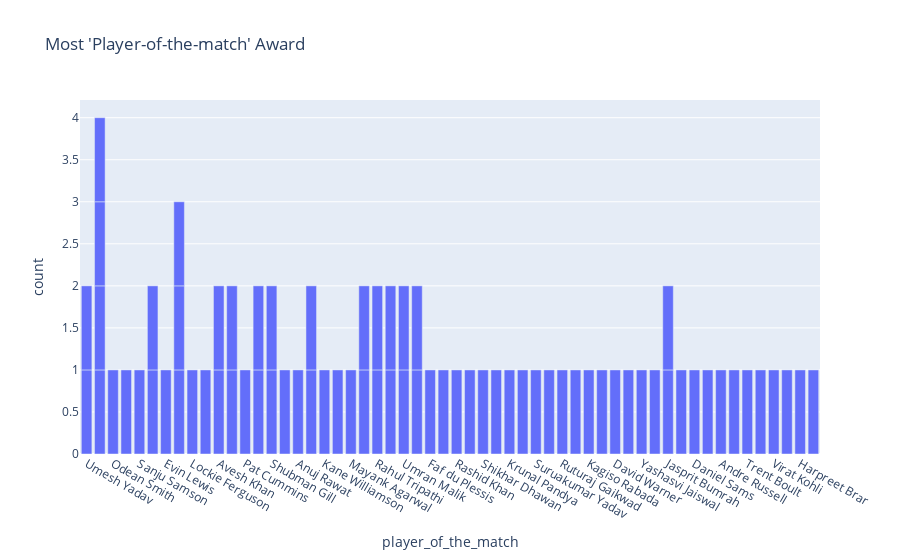

Source (notebook cell):
### Code cell
figure.show()

### Figure 1 — Plotly figure (JSON) as saved in the notebook; plotly's stock layout.template omitted (floating-point values rounded to 4 significant figures)
{"data": [{"alignmentgroup": "True", "hovertemplate": "player_of_the_match=%{x}<br>count=%{y}<extra></extra>", "legendgroup": "", "marker": {"color": "#636efa", "pattern": {"shape": ""}}, "name": "", "offsetgroup": "", "orientation": "v", "showlegend": false, "textposition": "auto", "type": "bar", "x": ["Umesh Yadav", "Kuldeep Yadav", "Odean Smith", "Mohammed Shami", "Sanju Samson", "Wanindu Hasaranga", "Evin Lewis", "Umesh Yadav", "Jos Buttler", "Lockie Ferguson", "Liam Livingstone", "Avesh Khan", "Dinesh Karthik", "Pat Cummins", "Quinton de Kock", "Shubman Gill", "Abhishek Sharma", "Anuj Rawat", "Kuldeep Yadav", "Yuzvendra Chahal", "Kane Williamson", "Shivam Dube", "Mayank Agarwal", "Hardik Pandya", "Rahul Tripathi", "K L Rahul", "Dinesh Karthik", "Umran Malik", "David Miller", "Yuzvendra Chahal", "Faf du Plessis", "Kuldeep Yadav", "Mukesh Choudhary", "Jos Buttler", "Rashid Khan", "Marco Jansen", "K L Rahul", "Shikhar Dhawan", "Riyan Parag", "Umran Malik", "Kuldeep Yadav", "Krunal Pandya", "Rahul Tewatia", "Suruakumar Yadav", "Mohsin Khan", "Ruturaj Gaikwad", "Rinku Singh", "Kagiso Rabada", "Harshal Patel", "David Warner", "Tim David", "Yashasvi Jaiswal", "Avesh Khan", "Wanindu Hasaranga", "Devon Conway", "Jasprit Bumrah", "Shubman Gill", "Mitchell Marsh", "Daniel Sams", "Jonny Bairstow", "Andre Russell", "W. Saha", "Trent Boult", "Shardul Thakur", "Rahul Tripathi", "Quinton de Kock", "Virat Kohli", "R Aswin", "Jasprit Bumrah", "Harpreet Brar", "David Miller", "Rajat Patidar", "Jos Buttler", "Hardik Pandya"], "xaxis": "x", "y": [1, 1, 1, 1, 1, 1, 1, 1, 1, 1, 1, 1, 1, 1, 1, 1, 1, 1, 1, 1, 1, 1, 1, 1, 1, 1, 1, 1, 1, 1, 1, 1, 1, 1, 1, 1, 1, 1, 1, 1, 1, 1, 1, 1, 1, 1, 1, 1, 1, 1, 1, 1, 1, 1, 1, 1, 1, 1, 1, 1, 1, 1, 1, 1, 1, 1, 1, 1, 1, 1, 1, 1, 1, 1], "yaxis": "y"}], "layout": {"barmode": "relative", "legend": {"tracegroupgap": 0}, "title": {"text": "Most 'Player-of-the-match' Award"}, "xaxis": {"anchor": "y", "domain": [0, 1], "title": {"text": "player_of_the_match"}}, "yaxis": {"anchor": "x", "domain": [0, 1], "title": {"text": "count"}}}}
